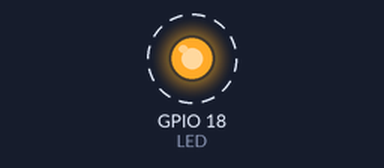
The program below on a simulated Raspberry Pi (BCM pin numbers). Parts: output pins drawn as LEDs (lit = HIGH). Dashed ring = blinking. What the program prints to the terminal is not drawn.

Above: at 0.5 s.
Timing chart, 0 to 4.6 s (numbered marks = the images above):
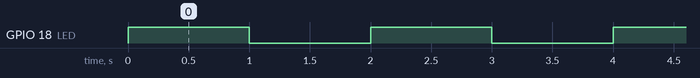

The program:

ex01_led_simples.py
```python
import RPi.GPIO as GPIO
import time

LED = 18

GPIO.setmode(GPIO.BCM)
GPIO.setup(LED, GPIO.OUT)

try:
    while True:
        GPIO.output(LED, GPIO.HIGH)
        print("LED ligado")
        time.sleep(1)

        GPIO.output(LED, GPIO.LOW)
        print("LED desligado")
        time.sleep(1)

except KeyboardInterrupt:
    GPIO.cleanup()
```

Measured:
- by itself, GPIO 18 (LED): alternates HIGH for 1.0 s and LOW for 1.0 s
